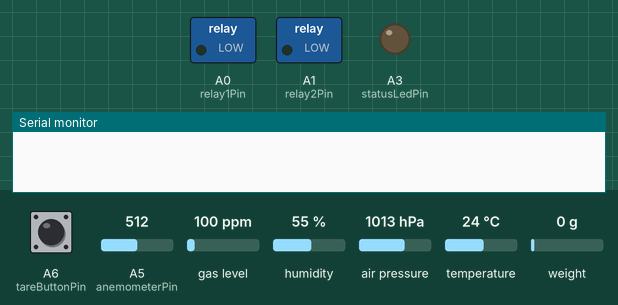
This sketch was run on a simulated Arduino Mega 2560, built with avr-gcc and run on an emulated ATmega2560. Shown: switched loads named in the sketch (green lamp = pin HIGH), output pins drawn as LEDs (lit = HIGH), the last lines printed to the serial monitor. The test bench sets the inputs (shaded band); at power-on: A5 (anemometerPin) = 512, A6 (tareButtonPin) HIGH, gas level 100 ppm, humidity 55 %, air pressure 1013 hPa, temperature 24 °C, weight on the scale 0 g. The local clock reads 2024-03-15 10:24:30 at power-on unless the sketch sets it.

Above: at 0.1 s.
At 6.9 s:
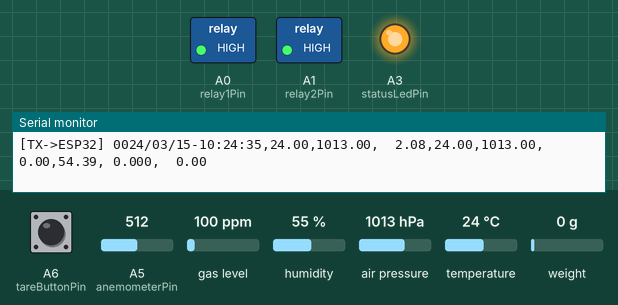
9.0 s: A5 (anemometerPin) set to 163
At 10.2 s:
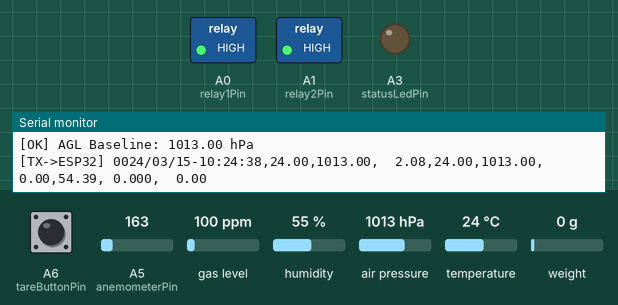
11.0 s: A5 (anemometerPin) set to 138
Timing chart, 0 to 21.9 s (numbered marks = the images above; inputs shaded):
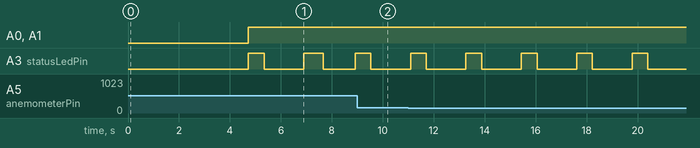

Measured:
- by itself, A3 (statusLedPin): alternates HIGH for 0.62 s and LOW for 1.6 s

The sketch:

Mega_SensorHub_V2.ino
```cpp
/*
 * ================================================================
 * ARDUINO MEGA SENSOR HUB — VERSION 2
 * Serial Output: Serial1 (TX1 = Pin 18, RX1 = Pin 19)
 *                Connected to ESP32 GPIO27(RX) & GPIO26(TX)
 * Baud Rate    : 115200
 *
 * Active Sensors:
 *   1. Dual BMP390 (I2C + SPI) — Pressure, Temp, AGL Altitude
 *   2. HX711 Load Cell         — Tether Tension (kg)
 *   3. Analog Anemometer       — Wind Speed (km/h)
 *   4. DS3231 RTC              — Timestamp
 *   5. 2x Relay                — RTC-Scheduled Automation
 *
 * Safety:
 *   - Hardware Watchdog Timer (8s)
 *   - I2C Bus Timeout & Auto-Recovery
 *   - EEPROM Persistent Load Cell Tare (survives power loss)
 *
 * Removed from V1 (now handled by ESP32):
 *   - MPU9250 / Gyro
 *   - SD Card
 *
 * CSV Output Format (10 fields):
 *   Timestamp, Temp1, Pressure1, Alt1_ASL, Temp2, Pressure2,
 *   Alt2_AGL, Wind_kmh, Load_kg, PressureDiff_hPa
 * ================================================================
 */

#include <Wire.h>
#include <SPI.h>
#include <EEPROM.h>
#include "Adafruit_BMP3XX.h"
#include <uRTCLib.h>
#include <HX711_ADC.h>
#include <avr/wdt.h>
#include <math.h>

// ================================================================
// PIN DEFINITIONS
// ================================================================

const int statusLedPin  = A3;   // Blink on TX, Solid on I2C Error
const int relay1Pin     = A0;
const int relay2Pin     = A1;

// Relay logic: change to LOW/HIGH if your module is Active-LOW
const int RELAY_ON  = HIGH;
const int RELAY_OFF = LOW;

// Relay 1 Schedule (HH:MM)
int R1_Start_Hour = 10, R1_Start_Min = 00;
int R1_Stop_Hour  = 17, R1_Stop_Min  = 30;

// Relay 2 Schedule (HH:MM)
int R2_Start_Hour = 10, R2_Start_Min = 00;
int R2_Stop_Hour  = 17, R2_Stop_Min  = 00;

// BMP390: BMP1 = I2C, BMP2 = SPI
#define BMP1_I2C_ADDRESS 0x77
#define BMP2_CS          2

// HX711 Load Cell
const int HX711_dout    = 5;
const int HX711_sck     = 6;
const int tareButtonPin = A6;   // Momentary button → GND

// Analog Anemometer
const int anemometerPin = A5;

// ================================================================
// GLOBAL VARIABLES
// ================================================================

bool system_error = false;
unsigned long led_blink_start    = 0;
const unsigned long LED_BLINK_DUR = 500;

// BMP390
#define SEALEVELPRESSURE_HPA (1013.25)
Adafruit_BMP3XX bmp1, bmp2;
bool   agl_calibrated      = false;
double ground_pressure_hpa = 0.0;
unsigned long cal_start_time = 0;
const unsigned long AGL_CAL_DELAY = 5000;  // 5s after boot

double temp1_bmp = 0, pressure1_bmp_hpa = 0, altitude1_bmp = 0;
double temp2_bmp = 0, pressure2_bmp_hpa = 0, altitude2_bmp_agl = 0;
double pressure_difference_hpa = 0;

// DS3231 RTC
uRTCLib rtc(0x68);
char rtcBuffer[25];

// HX711
HX711_ADC LoadCell(HX711_dout, HX711_sck);
const float savedCalibrationFactor = -8.513999;
// 500 kg cell: -8.513999  |  100 kg cell: -44.013999
float weight_kg = 0.0;

// EEPROM addresses for load cell tare
const int  EEPROM_SIG_ADDR_LC  = 0;
const int  EEPROM_TARE_ADDR_LC = 4;
const int  EEPROM_SIGNATURE_LC = 0x4154;  // "AT"

// Anemometer
const float minVoltage   = 0.32;
const float maxVoltage   = 5.0;
const float maxWindSpeed = 32.4;  // m/s at max voltage
const float mps_to_kmh   = 3.6;
float windSpeed_kmh = 0.0;

// Task timers
unsigned long prev_ms_bmp   = 0, interval_bmp   = 100;
unsigned long prev_ms_wind  = 0, interval_wind  = 500;
unsigned long prev_ms_load  = 0, interval_load  = 500;
unsigned long prev_ms_rtc   = 0, interval_rtc   = 1000;
unsigned long prev_ms_print = 0, interval_print = 2000;

// Serial TX buffer
char txBuffer[200];

// ================================================================
// FUNCTION PROTOTYPES
// ================================================================
void update_bmp_logic();
void construct_and_send();
void check_relay_schedule();

// ================================================================
// SETUP
// ================================================================
void setup() {
  wdt_disable();
  delay(2000);

  pinMode(statusLedPin,  OUTPUT);
  pinMode(relay1Pin,     OUTPUT);
  pinMode(relay2Pin,     OUTPUT);
  pinMode(tareButtonPin, INPUT_PULLUP);
  digitalWrite(relay1Pin,    RELAY_OFF);
  digitalWrite(relay2Pin,    RELAY_OFF);
  digitalWrite(statusLedPin, LOW);

  Serial.begin(115200);
  Serial.println(F("=== Mega Sensor Hub V2 ==="));
  Serial.println(F("Serial1 (Pin18/19) -> ESP32 GPIO27/26"));

  // Serial1 -> ESP32 UART (Pin 18=TX1, Pin 19=RX1)
  Serial1.begin(115200);

  Wire.begin();
  Wire.setClock(400000);
  Wire.setWireTimeout(3000, true);

  if (!bmp1.begin_I2C(BMP1_I2C_ADDRESS)) Serial.println(F("[ERR] BMP1 I2C Fail"));
  else                                    Serial.println(F("[OK]  BMP1 I2C Ready"));

  if (!bmp2.begin_SPI(BMP2_CS))          Serial.println(F("[ERR] BMP2 SPI Fail"));
  else                                    Serial.println(F("[OK]  BMP2 SPI Ready"));

  bmp1.setTemperatureOversampling(BMP3_OVERSAMPLING_4X);
  bmp1.setPressureOversampling(BMP3_OVERSAMPLING_4X);
  bmp1.setOutputDataRate(BMP3_ODR_50_HZ);
  bmp1.setIIRFilterCoeff(BMP3_IIR_FILTER_COEFF_3);

  bmp2.setTemperatureOversampling(BMP3_OVERSAMPLING_4X);
  bmp2.setPressureOversampling(BMP3_OVERSAMPLING_4X);
  bmp2.setOutputDataRate(BMP3_ODR_50_HZ);
  bmp2.setIIRFilterCoeff(BMP3_IIR_FILTER_COEFF_3);

  cal_start_time = millis();

  LoadCell.begin();
  LoadCell.start(2000, false);
  if (LoadCell.getTareTimeoutFlag()) {
    Serial.println(F("[ERR] Load Cell Timeout! Check HX711 wiring."));
  } else {
    LoadCell.setCalFactor(savedCalibrationFactor);
    Serial.println(F("[OK]  Load Cell Ready"));
  }

  int sig;
  EEPROM.get(EEPROM_SIG_ADDR_LC, sig);
  if (sig == EEPROM_SIGNATURE_LC) {
    long savedTare;
    EEPROM.get(EEPROM_TARE_ADDR_LC, savedTare);
    LoadCell.setTareOffset(savedTare);
    Serial.println(F("[OK]  Load Cell Tare Loaded from EEPROM"));
  } else {
    Serial.println(F("[INFO] No Tare in EEPROM. Press A6 button to zero."));
  }

  wdt_enable(WDTO_8S);
  Serial.println(F("--- System Live (WDT=8s Active) ---"));
}

// ================================================================
// LOOP
// ================================================================
void loop() {
  wdt_reset();

  if (Wire.getWireTimeoutFlag()) {
    Wire.clearWireTimeoutFlag();
    system_error = true;
  } else {
    system_error = false;
  }

  if (system_error) {
    digitalWrite(statusLedPin, HIGH);
  } else {
    if (digitalRead(statusLedPin) == HIGH &&
        (millis() - led_blink_start > LED_BLINK_DUR)) {
      digitalWrite(statusLedPin, LOW);
    }
  }

  LoadCell.update();

  static bool btn = HIGH, lastBtn = HIGH;
  static unsigned long debounceT = 0;
  bool reading = digitalRead(tareButtonPin);
  if (reading != lastBtn) debounceT = millis();
  if ((millis() - debounceT) > 50) {
    if (reading != btn) {
      btn = reading;
      if (btn == LOW) {
        Serial.println(F("Tare pressed — zeroing load cell..."));
        LoadCell.tareNoDelay();
      }
    }
  }
  lastBtn = reading;

  if (LoadCell.getTareStatus()) {
    long newTare = LoadCell.getTareOffset();
    EEPROM.put(EEPROM_SIG_ADDR_LC,  EEPROM_SIGNATURE_LC);
    EEPROM.put(EEPROM_TARE_ADDR_LC, newTare);
    Serial.println(F("[OK] Tare saved to EEPROM"));
  }

  unsigned long now = millis();

  if (!agl_calibrated && (now - cal_start_time >= AGL_CAL_DELAY)) {
    if (bmp2.performReading()) {
      ground_pressure_hpa = bmp2.pressure / 100.0;
      agl_calibrated = true;
      Serial.print(F("[OK] AGL Baseline: "));
      Serial.print(ground_pressure_hpa); Serial.println(F(" hPa"));
    }
  }

  if (now - prev_ms_bmp >= interval_bmp) {
    update_bmp_logic();
    prev_ms_bmp = now;
  }

  if (now - prev_ms_wind >= interval_wind) {
    float v = (analogRead(anemometerPin) / 1023.0) * 5.0;
    v = constrain(v, minVoltage, maxVoltage);
    windSpeed_kmh = ((v - minVoltage) / (maxVoltage - minVoltage)) * maxWindSpeed * mps_to_kmh;
    prev_ms_wind = now;
  }

  if (now - prev_ms_load >= interval_load) {
    weight_kg = LoadCell.getData() / 1000.0;
    prev_ms_load = now;
  }

  if (now - prev_ms_rtc >= interval_rtc) {
    rtc.refresh();
    snprintf(rtcBuffer, sizeof(rtcBuffer), "%04d/%02d/%02d-%02d:%02d:%02d",
             rtc.year(), rtc.month(), rtc.day(),
             rtc.hour(), rtc.minute(), rtc.second());
    check_relay_schedule();
    prev_ms_rtc = now;
  }

  if (now - prev_ms_print >= interval_print) {
    construct_and_send();
    prev_ms_print = now;
  }
}

// ================================================================
// HELPER FUNCTIONS
// ================================================================

void update_bmp_logic() {
  const float alpha = 0.2;

  if (bmp1.performReading()) {
    double rT = bmp1.temperature, rP = bmp1.pressure / 100.0;
    temp1_bmp         = (temp1_bmp == 0)         ? rT : temp1_bmp         * (1.0 - alpha) + rT * alpha;
    pressure1_bmp_hpa = (pressure1_bmp_hpa == 0) ? rP : pressure1_bmp_hpa * (1.0 - alpha) + rP * alpha;
    altitude1_bmp     = bmp1.readAltitude(SEALEVELPRESSURE_HPA);
  }

  if (bmp2.performReading()) {
    double rT = bmp2.temperature, rP = bmp2.pressure / 100.0;
    temp2_bmp         = (temp2_bmp == 0)         ? rT : temp2_bmp         * (1.0 - alpha) + rT * alpha;
    pressure2_bmp_hpa = (pressure2_bmp_hpa == 0) ? rP : pressure2_bmp_hpa * (1.0 - alpha) + rP * alpha;
    if (agl_calibrated)
      altitude2_bmp_agl = 44330.0 * (1.0 - pow(pressure2_bmp_hpa / ground_pressure_hpa, 0.1903));
  }

  pressure_difference_hpa = pressure1_bmp_hpa - pressure2_bmp_hpa;
}

void construct_and_send() {
  memset(txBuffer, 0, sizeof(txBuffer));

  char s_t1[8], s_p1[10], s_a1[8];
  char s_t2[8], s_p2[10], s_a2[8];
  char s_w[8],  s_l[8],   s_d[8];

  dtostrf(temp1_bmp,              5, 2, s_t1);
  dtostrf(pressure1_bmp_hpa,      7, 2, s_p1);
  dtostrf(altitude1_bmp,          6, 2, s_a1);
  dtostrf(temp2_bmp,              5, 2, s_t2);
  dtostrf(pressure2_bmp_hpa,      7, 2, s_p2);
  dtostrf(altitude2_bmp_agl,      6, 2, s_a2);
  dtostrf(windSpeed_kmh,          5, 2, s_w);
  dtostrf(weight_kg,              6, 3, s_l);
  dtostrf(pressure_difference_hpa,6, 2, s_d);

  snprintf(txBuffer, sizeof(txBuffer),
    "%s,%s,%s,%s,%s,%s,%s,%s,%s,%s",
    rtcBuffer,
    s_t1, s_p1, s_a1,
    s_t2, s_p2, s_a2,
    s_w, s_l, s_d
  );

  // Send to ESP32 via Serial1 (Pin 18=TX1, Pin 19=RX1)
  Serial1.println(txBuffer);

  // Mirror to USB for debug
  Serial.print(F("[TX->ESP32] "));
  Serial.println(txBuffer);

  if (!system_error) {
    digitalWrite(statusLedPin, HIGH);
    led_blink_start = millis();
  }
}

void check_relay_schedule() {
  int now_m = (rtc.hour() * 60) + rtc.minute();

  int r1s = (R1_Start_Hour * 60) + R1_Start_Min;
  int r1e = (R1_Stop_Hour  * 60) + R1_Stop_Min;
  bool r1 = (r1s < r1e) ? (now_m >= r1s && now_m < r1e)
                         : (now_m >= r1s || now_m < r1e);
  digitalWrite(relay1Pin, r1 ? RELAY_ON : RELAY_OFF);

  int r2s = (R2_Start_Hour * 60) + R2_Start_Min;
  int r2e = (R2_Stop_Hour  * 60) + R2_Stop_Min;
  bool r2 = (r2s < r2e) ? (now_m >= r2s && now_m < r2e)
                         : (now_m >= r2s || now_m < r2e);
  digitalWrite(relay2Pin, r2 ? RELAY_ON : RELAY_OFF);
}
```
